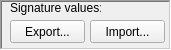
             <widget class="QFrame" name="signature_parameters">
              <property name="geometry">
               <rect>
                <x>410</x>
                <y>370</y>
                <width>171</width>
                <height>50</height>
               </rect>
              </property>
              <property name="frameShape">
               <enum>QFrame::WinPanel</enum>
              </property>
              <property name="frameShadow">
               <enum>QFrame::Sunken</enum>
              </property>
              <widget class="QLabel" name="signature_parameters_text">
               <property name="geometry">
                <rect>
                 <x>10</x>
                 <y>0</y>
                 <width>91</width>
                 <height>16</height>
                </rect>
               </property>
               <property name="toolTip">
                <string>&lt;html&gt;&lt;head/&gt;&lt;body&gt;&lt;p&gt;The signature parameters of the character. If you change the animations of the signature in 'Individual Parameters' you have to change the signature values too in order to play the new animations propertly.&lt;/p&gt;&lt;p&gt;Moreover, some signature triggers a ki blast like Vegeta or Mirai Gohan. If you want those signatures in another character, you need to change also the files that are located in &amp;quot;&lt;span style=&quot; font-weight:600;&quot;&gt;effect_chara_XYZ_m/forte_00_XY_m/&amp;quot; &lt;/span&gt;(the characters that doesn't have any ki blast in their signature, the folder instead &lt;span style=&quot; font-weight:600;&quot;&gt;&amp;quot;forte_00_XY_m&lt;/span&gt;&amp;quot; is called &amp;quot;&lt;span style=&quot; font-weight:600;&quot;&gt;dummy_m&amp;quot; &lt;/span&gt;(the first dummy file you see)), in the &lt;span style=&quot; font-weight:600;&quot;&gt;operate_character_XYZ_m.zpak &lt;/span&gt;file.&lt;/p&gt;&lt;p&gt;The same goes with the file &lt;span style=&quot; font-weight:600;&quot;&gt;&amp;quot;effect_chara_XYZ_v.zpak&amp;quot;&lt;/span&gt; where one of the things it holds is the textures of the ki blast signatures on it.&lt;/p&gt;&lt;p&gt;(&lt;span style=&quot; font-weight:600;&quot;&gt;XYZ&lt;/span&gt; are generic numbers)&lt;/p&gt;&lt;/body&gt;&lt;/html&gt;</string>
               </property>
               <property name="text">
                <string>Signature values:</string>
               </property>
              </widget>
              <widget class="QPushButton" name="signature_parameters_export">
               <property name="geometry">
                <rect>
                 <x>10</x>
                 <y>20</y>
                 <width>75</width>
                 <height>23</height>
                </rect>
               </property>
               <property name="text">
                <string>Export...</string>
               </property>
              </widget>
              <widget class="QPushButton" name="signature_parameters_import">
               <property name="geometry">
                <rect>
                 <x>90</x>
                 <y>20</y>
                 <width>75</width>
                 <height>23</height>
                </rect>
               </property>
               <property name="text">
                <string>Import...</string>
               </property>
              </widget>
             </widget>
